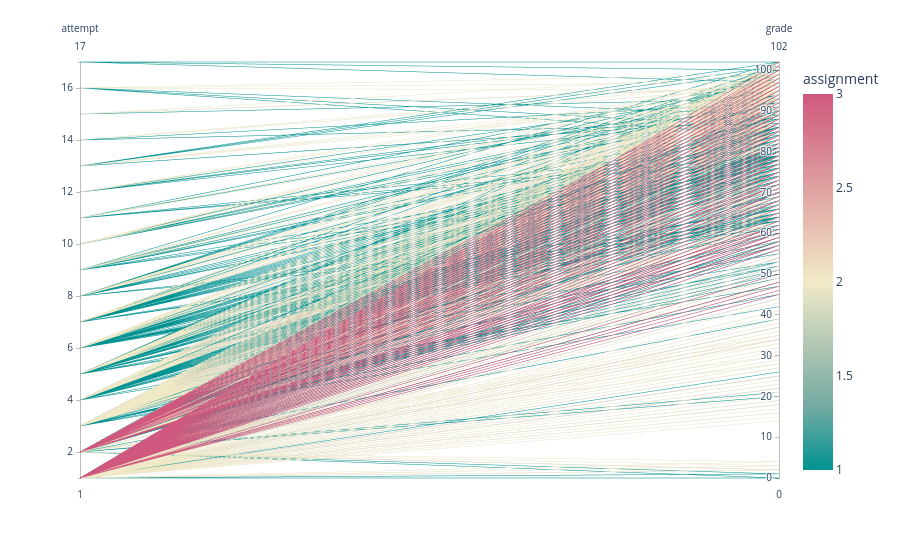

The notebook cell saved with this chart:
### Code cell
import plotly.express as px
fig = px.parallel_coordinates(data3, color="assignment",
                              dimensions=['attempt', 'grade'],
                              color_continuous_scale=px.colors.diverging.Tealrose,
                              color_continuous_midpoint=2)
fig.show()

### Figure 1 — Plotly figure (JSON) as saved in the notebook; plotly's stock layout.template omitted (floating-point values rounded to 4 significant figures; data arrays with more than 128 entries replaced by an {"elided": "..."} marker saying what was removed)
{"data": [{"dimensions": [{"label": "attempt", "values": {"elided": "1968 int values"}}, {"label": "grade", "values": {"elided": "1968 int values"}}], "domain": {"x": [0, 1], "y": [0, 1]}, "line": {"color": {"elided": "1968 int values"}, "coloraxis": "coloraxis"}, "name": "", "type": "parcoords"}], "layout": {"autosize": true, "coloraxis": {"cmid": 2, "colorbar": {"title": {"text": "assignment"}}, "colorscale": [[0, "rgb(0, 147, 146)"], [0.1667, "rgb(114, 170, 161)"], [0.3333, "rgb(177, 199, 179)"], [0.5, "rgb(241, 234, 200)"], [0.6667, "rgb(229, 185, 173)"], [0.8333, "rgb(217, 137, 148)"], [1, "rgb(208, 88, 126)"]]}, "legend": {"tracegroupgap": 0}, "margin": {"t": 60}}}
